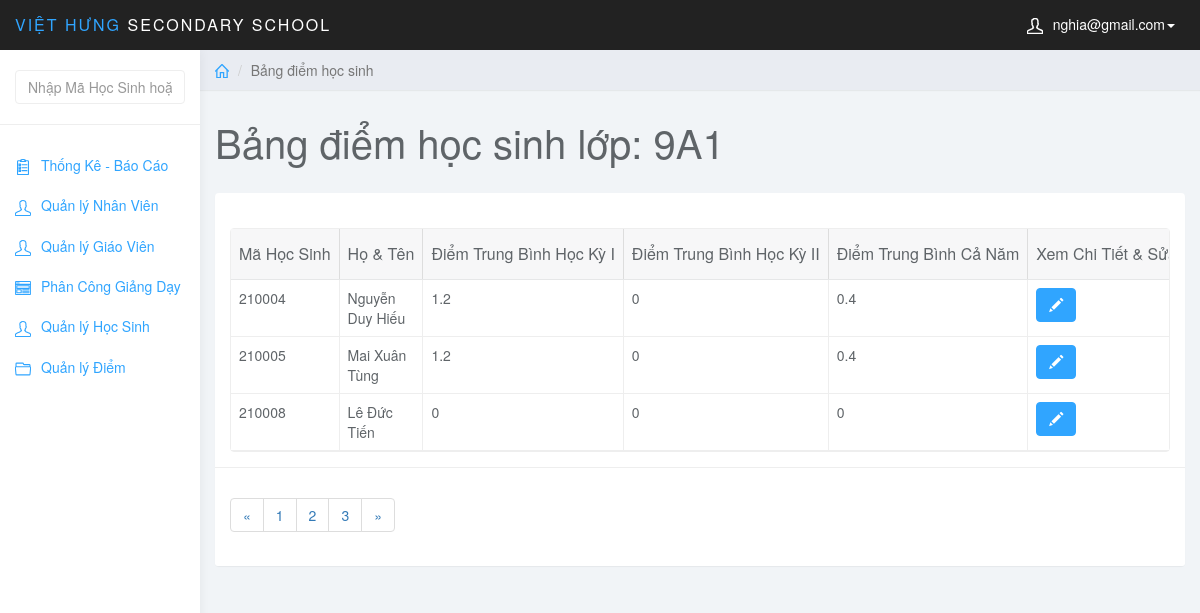
The app's page /admin/index.php?page=list_diem&id_class=2 (signed in), older data.
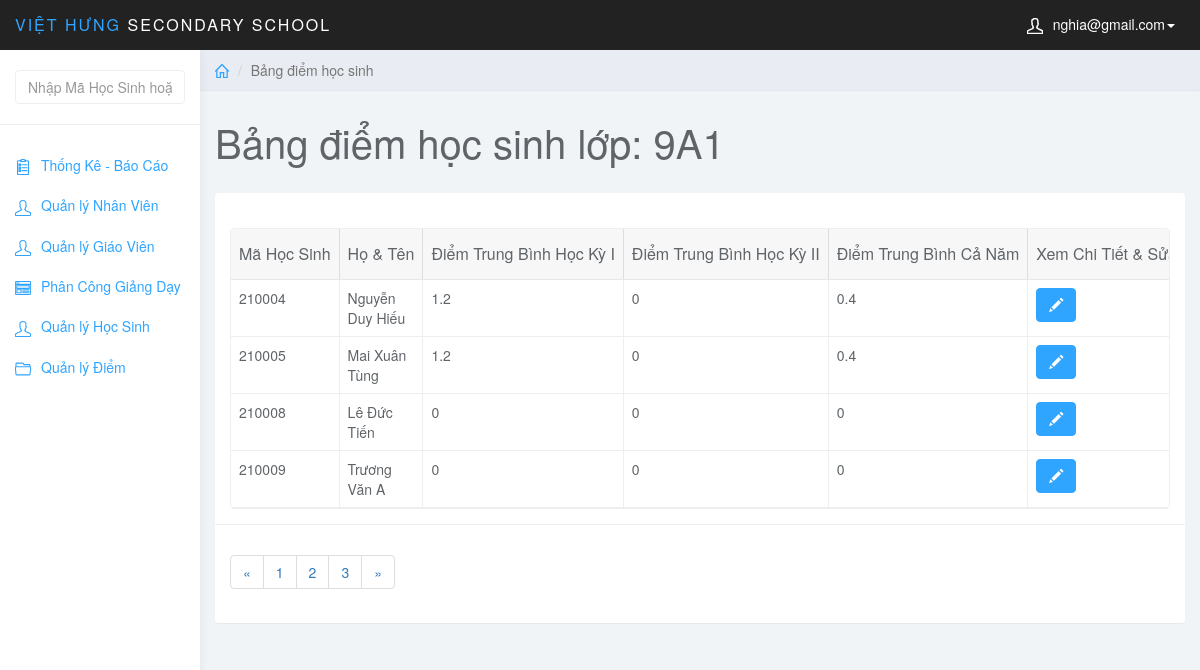
The same page, newer data.
### tables this page shows
CREATE TABLE `hocsinh` (
  `MaHS` int(6) NOT NULL,
  `MaLopHoc` varchar(10) NOT NULL,
  `TenHS` varchar(50) NOT NULL,
  `GioiTinh` varchar(5) NOT NULL,
  `NgaySinh` date NOT NULL,
  `NoiSinh` varchar(50) NOT NULL,
  `DanToc` varchar(10) NOT NULL,
  `HoTenCha` varchar(50) NOT NULL,
  `HoTenMe` varchar(50) NOT NULL,
  PRIMARY KEY (`MaHS`),
  KEY `fk_hs_lh` (`MaLopHoc`),
  CONSTRAINT `fk_hs_lh` FOREIGN KEY (`MaLopHoc`) REFERENCES `lophoc` (`MaLopHoc`)
);

### admin/list_diem.php (the view, shortened to what this page needs)
<?php
    $class_id = $_GET['id_class'];
    $sql_view = "SELECT * FROM lophoc WHERE MaLopHoc = '$class_id'";
    $query_view = mysqli_query($conn,$sql_view);
    $row_view = mysqli_fetch_assoc($query_view);
?>
<div class="col-sm-9 col-sm-offset-3 col-lg-10 col-lg-offset-2 main">
		<div class="row">
			<ol class="breadcrumb">
				<li><a href="index.php"><svg class="glyph stroked home"><use xlink:href="#stroked-home"></use></svg></a></li>
				<li class="active">Bảng điểm học sinh</li>
			</ol>
		</div>
		<div class="row">
			<div class="col-lg-12">
				<h1 class="page-header">Bảng điểm học sinh lớp: <?php echo $row_view['Tenlophoc']; ?></h1>
			</div>
		</div>
		<div class="row">
			<div class="col-lg-12">
				<div class="panel panel-default">
					<div class="panel-body">
                        <table
                            data-toolbar="#toolbar"
                            data-toggle="table">
						    <thead>
						    <tr>
						        <th data-field="id" data-sortable="true">Mã Học Sinh</th>
                                <th data-field="name"  data-sortable="true">Họ & Tên</th>
                                <th data-sortable="true">Điểm Trung Bình Học Kỳ I</th>
                                <th data-sortable="true">Điểm Trung Bình Học Kỳ II</th>
                                <th data-sortable="true">Điểm Trung Bình Cả Năm</th>
                                <th>Xem Chi Tiết & Sửa</th>
						    </tr>
                            </thead>
                            <tbody>
                                <?php
                                    $sql = "SELECT * FROM hocsinh WHERE MaLopHoc = '$class_id'";
                                    $query = mysqli_query($conn,$sql);
                                    while ($row = mysqli_fetch_assoc($query)) {
                                        $sql_diem = "SELECT * FROM hocsinh JOIN diem ON hocsinh.MaHS = diem.MaHS JOIN monhoc ON diem.MaMonHoc = monhoc.MaMonHoc JOIN lophoc ON hocsinh.MaLopHoc = lophoc.MaLopHoc JOIN hocky ON diem.MaHocKy = hocky.MaHocKy WHERE hocsinh.MaHS = '{$row['MaHS']}'";
                                        $query_diem = mysqli_query($conn,$sql_diem);
                                        $tb_hk = 0;
                                        $tb_hk2 = 0;
                                        $i=0;
                                        $j=0;
                                        while($row_diem = mysqli_fetch_assoc($query_diem)){
                                            if ($row_diem['MaHocKy']=='20191') {
                                                $tb_hk += $row_diem['DiemTB'];
                                                $i++;
                                            }elseif($row_diem['MaHocKy']=='20192') {
                                                $tb_hk2 += $row_diem['DiemTB'];
                                                $j++;
                                            }
                                        }
                                ?>
                                <tr>
                                    <td><?php echo $row['MaHS'];?></td>
                                    <td><?php echo $row['TenHS']; ?></td>
                                    <td><?php if(isset($tb_hk)){echo $a = round($tb_hk/$i,1);}else{echo '---';}?></td>
                                    <td><?php if(isset($tb_hk2)){echo $b = round($tb_hk2/$j,1);}else{echo '---';} ?></td>
                                    <td><?php echo $tb_nam = round($dtb_nam = ($a+$b*2)/3,1) ?></td>
                                    <td class="form-group">
                                        <a href="index.php?page=edit_diem&id_hs=<?php echo $row['MaHS']; ?>" class="btn btn-primary"><i class="glyphicon glyphicon-pencil"></i></a>
                                    </td>
                                </tr>
                                    <?php } ?>
                            </tbody>
						</table>
                    </div>
                    <div class="panel-footer">
                        <nav aria-label="Page navigation example">
                            <ul class="pagination">
                                <li class="page-item"><a class="page-link" href="#">&laquo;</a></li>
                                <li class="page-item"><a class="page-link" href="#">1</a></li>
                                <li class="page-item"><a class="page-link" href="#">2</a></li>
                                <li class="page-item"><a class="page-link" href="#">3</a></li>
                                <li class="page-item"><a class="page-link" href="#">&raquo;</a></li>
                            </ul>
                        </nav>
                    </div>
				</div>
			</div>
		</div>
	</div>

Row changes from the older to the newer data that the page shows:
added hocsinh: MaHS "210009", TenHS "Trương Văn A", i "0", j "0", b "0"
